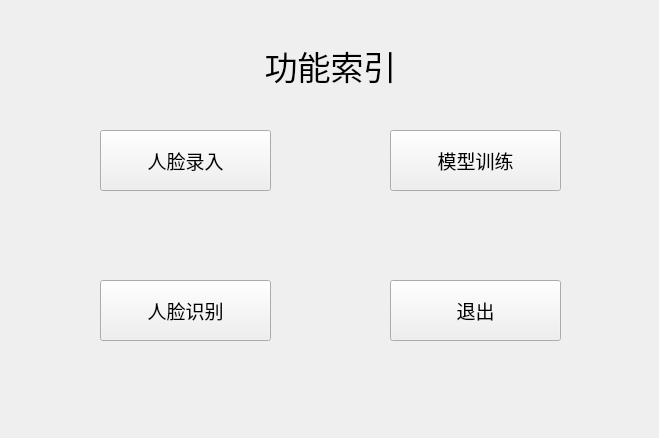
<?xml version="1.0" encoding="UTF-8"?>
<ui version="4.0">
 <class>Form</class>
 <widget class="QWidget" name="Form">
  <property name="geometry">
   <rect>
    <x>0</x>
    <y>0</y>
    <width>659</width>
    <height>438</height>
   </rect>
  </property>
  <property name="windowTitle">
   <string>OpenCV Face Recognition System - Index</string>
  </property>
  <widget class="QLabel" name="label">
   <property name="geometry">
    <rect>
     <x>110</x>
     <y>10</y>
     <width>441</width>
     <height>111</height>
    </rect>
   </property>
   <property name="font">
    <font>
     <family>仿宋</family>
     <pointsize>25</pointsize>
    </font>
   </property>
   <property name="text">
    <string>功能索引</string>
   </property>
   <property name="textFormat">
    <enum>Qt::AutoText</enum>
   </property>
   <property name="scaledContents">
    <bool>false</bool>
   </property>
   <property name="alignment">
    <set>Qt::AlignCenter</set>
   </property>
   <property name="textInteractionFlags">
    <set>Qt::LinksAccessibleByMouse</set>
   </property>
  </widget>
  <widget class="QPushButton" name="record">
   <property name="geometry">
    <rect>
     <x>100</x>
     <y>130</y>
     <width>171</width>
     <height>61</height>
    </rect>
   </property>
   <property name="font">
    <font>
     <pointsize>14</pointsize>
    </font>
   </property>
   <property name="text">
    <string>人脸录入</string>
   </property>
  </widget>
  <widget class="QPushButton" name="manage">
   <property name="geometry">
    <rect>
     <x>390</x>
     <y>130</y>
     <width>171</width>
     <height>61</height>
    </rect>
   </property>
   <property name="font">
    <font>
     <pointsize>14</pointsize>
    </font>
   </property>
   <property name="text">
    <string>模型训练</string>
   </property>
  </widget>
  <widget class="QPushButton" name="quit">
   <property name="geometry">
    <rect>
     <x>390</x>
     <y>280</y>
     <width>171</width>
     <height>61</height>
    </rect>
   </property>
   <property name="font">
    <font>
     <pointsize>14</pointsize>
    </font>
   </property>
   <property name="text">
    <string>退出</string>
   </property>
  </widget>
  <widget class="QPushButton" name="core">
   <property name="geometry">
    <rect>
     <x>100</x>
     <y>280</y>
     <width>171</width>
     <height>61</height>
    </rect>
   </property>
   <property name="font">
    <font>
     <pointsize>14</pointsize>
    </font>
   </property>
   <property name="text">
    <string>人脸识别</string>
   </property>
  </widget>
 </widget>
 <resources/>
 <connections/>
</ui>
